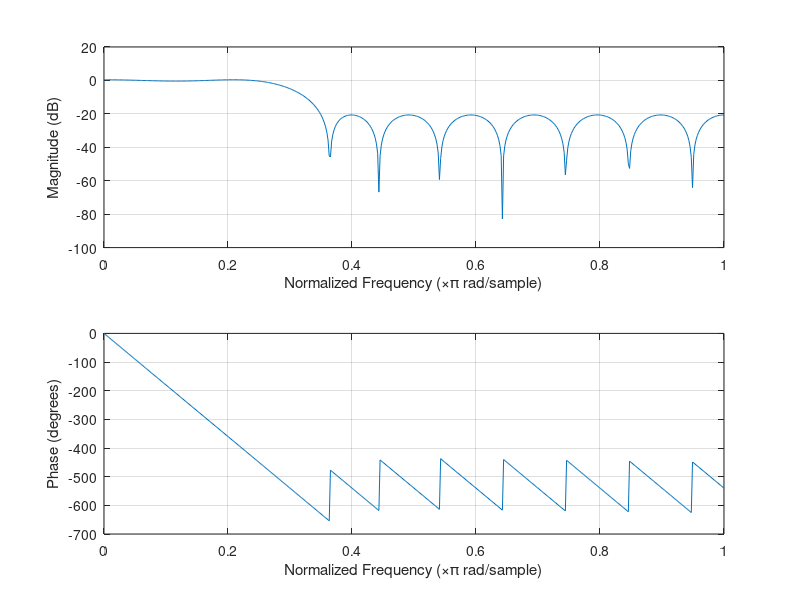
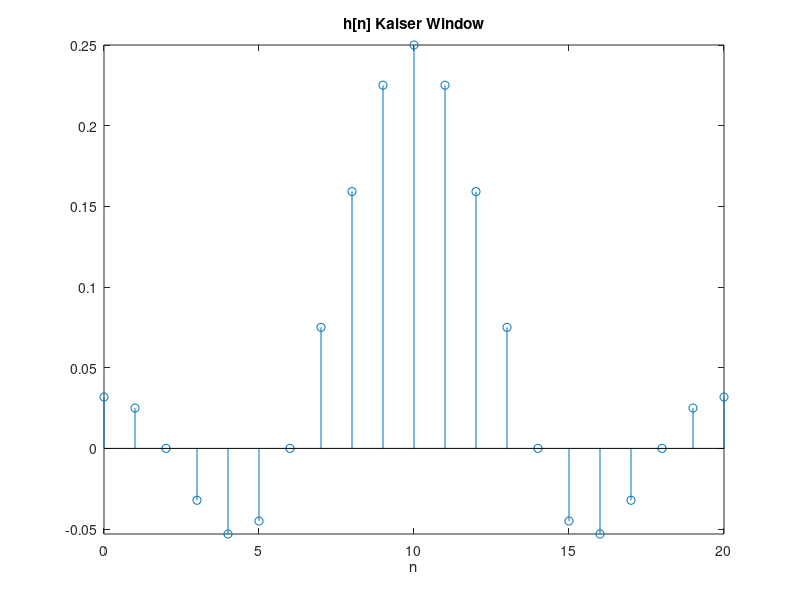

Recreate these plots in MATLAB, in order. (Note: this script raises an error after producing the figures.)
%% FIR filter designed using Parks-McClellan

N = 21;
n = 0:N-1;
g = (1/4).*sinc(1/4.*(n-10));

%%designed using fdatool, limited to order 20, wp = 0.25, ws = 7/20, Wp = 2, Ws=1
b = [   -0.0275    0.0385    0.0360    0.0162   -0.0233   -0.0569   -0.0465    0.0280    0.1477    0.2589    0.3042    0.2589    0.1477    0.0280   -0.0465   -0.0569   -0.0233    0.0162    0.0360    0.0385   -0.0275];

stem(0:20, b); xlabel('n'); title('h[n]');
freqz(b,1);

%% FIR filter designed using windowing method - Kaiser Window
kk = kaiser(1,N);

hkais = g.*kk;
figure, stem(0:N-1,hkais), title('h[n] Kaiser Window'); xlabel('n'); axis tight;
figure, freqz(hrect,1), title('H_d(w)');